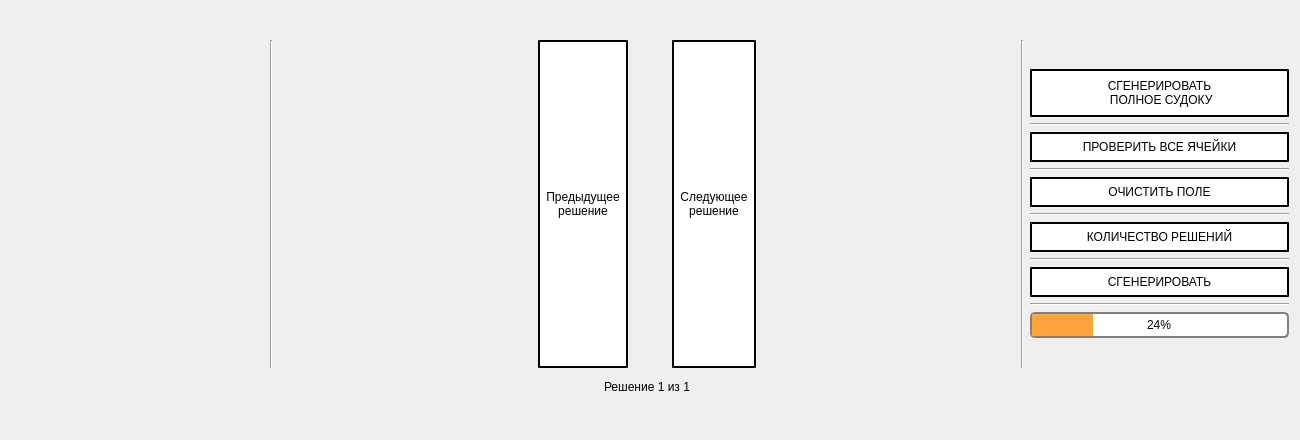
<?xml version="1.0" encoding="UTF-8"?>
<ui version="4.0">
 <class>MainWindow</class>
 <widget class="QMainWindow" name="MainWindow">
  <property name="geometry">
   <rect>
    <x>0</x>
    <y>0</y>
    <width>1300</width>
    <height>440</height>
   </rect>
  </property>
  <property name="sizePolicy">
   <sizepolicy hsizetype="Expanding" vsizetype="Expanding">
    <horstretch>0</horstretch>
    <verstretch>0</verstretch>
   </sizepolicy>
  </property>
  <property name="minimumSize">
   <size>
    <width>1300</width>
    <height>440</height>
   </size>
  </property>
  <property name="maximumSize">
   <size>
    <width>16777215</width>
    <height>16777215</height>
   </size>
  </property>
  <property name="contextMenuPolicy">
   <enum>Qt::NoContextMenu</enum>
  </property>
  <property name="windowTitle">
   <string>Sudoku</string>
  </property>
  <property name="windowIcon">
   <iconset>
    <normaloff>depositphotos_108485338-stock-illustration-sudoku-flat-icon-with-long.jpg</normaloff>depositphotos_108485338-stock-illustration-sudoku-flat-icon-with-long.jpg</iconset>
  </property>
  <property name="whatsThis">
   <string>&lt;html&gt;&lt;head/&gt;&lt;body&gt;&lt;p&gt;background-color: white;&lt;/p&gt;&lt;/body&gt;&lt;/html&gt;</string>
  </property>
  <property name="autoFillBackground">
   <bool>true</bool>
  </property>
  <property name="styleSheet">
   <string notr="true"/>
  </property>
  <widget class="QWidget" name="centralWidget">
   <layout class="QGridLayout" name="gridLayout">
    <item row="1" column="9" rowspan="2">
     <widget class="Line" name="line_6">
      <property name="orientation">
       <enum>Qt::Vertical</enum>
      </property>
     </widget>
    </item>
    <item row="4" column="0">
     <spacer name="verticalSpacer_2">
      <property name="orientation">
       <enum>Qt::Vertical</enum>
      </property>
      <property name="sizeHint" stdset="0">
       <size>
        <width>20</width>
        <height>40</height>
       </size>
      </property>
     </spacer>
    </item>
    <item row="0" column="8">
     <spacer name="verticalSpacer_9">
      <property name="orientation">
       <enum>Qt::Vertical</enum>
      </property>
      <property name="sizeHint" stdset="0">
       <size>
        <width>20</width>
        <height>40</height>
       </size>
      </property>
     </spacer>
    </item>
    <item row="3" column="3" colspan="5">
     <widget class="QLabel" name="label">
      <property name="styleSheet">
       <string notr="true">QLabel {


	text-align:center;
    font: 10pt &quot;Segoe Script&quot;;
    padding: 6px;

}

</string>
      </property>
      <property name="text">
       <string>Решение 1 из 1</string>
      </property>
      <property name="alignment">
       <set>Qt::AlignCenter</set>
      </property>
     </widget>
    </item>
    <item row="1" column="8" rowspan="2">
     <spacer name="horizontalSpacer">
      <property name="orientation">
       <enum>Qt::Horizontal</enum>
      </property>
      <property name="sizeType">
       <enum>QSizePolicy::Expanding</enum>
      </property>
      <property name="sizeHint" stdset="0">
       <size>
        <width>5</width>
        <height>20</height>
       </size>
      </property>
     </spacer>
    </item>
    <item row="1" column="4" rowspan="2" colspan="3">
     <layout class="QGridLayout" name="solutionLayout" columnstretch="0">
      <property name="sizeConstraint">
       <enum>QLayout::SetMaximumSize</enum>
      </property>
     </layout>
    </item>
    <item row="1" column="2" rowspan="2">
     <spacer name="horizontalSpacer_2">
      <property name="orientation">
       <enum>Qt::Horizontal</enum>
      </property>
      <property name="sizeType">
       <enum>QSizePolicy::Expanding</enum>
      </property>
      <property name="sizeHint" stdset="0">
       <size>
        <width>5</width>
        <height>20</height>
       </size>
      </property>
     </spacer>
    </item>
    <item row="1" column="1" rowspan="2">
     <widget class="Line" name="line">
      <property name="orientation">
       <enum>Qt::Vertical</enum>
      </property>
     </widget>
    </item>
    <item row="0" column="6">
     <spacer name="verticalSpacer_7">
      <property name="orientation">
       <enum>Qt::Vertical</enum>
      </property>
      <property name="sizeHint" stdset="0">
       <size>
        <width>20</width>
        <height>40</height>
       </size>
      </property>
     </spacer>
    </item>
    <item row="0" column="2">
     <spacer name="verticalSpacer_6">
      <property name="orientation">
       <enum>Qt::Vertical</enum>
      </property>
      <property name="sizeHint" stdset="0">
       <size>
        <width>20</width>
        <height>40</height>
       </size>
      </property>
     </spacer>
    </item>
    <item row="0" column="10">
     <spacer name="verticalSpacer_8">
      <property name="orientation">
       <enum>Qt::Vertical</enum>
      </property>
      <property name="sizeHint" stdset="0">
       <size>
        <width>20</width>
        <height>40</height>
       </size>
      </property>
     </spacer>
    </item>
    <item row="0" column="0">
     <spacer name="verticalSpacer_5">
      <property name="orientation">
       <enum>Qt::Vertical</enum>
      </property>
      <property name="sizeHint" stdset="0">
       <size>
        <width>20</width>
        <height>40</height>
       </size>
      </property>
     </spacer>
    </item>
    <item row="4" column="10">
     <spacer name="verticalSpacer">
      <property name="orientation">
       <enum>Qt::Vertical</enum>
      </property>
      <property name="sizeHint" stdset="0">
       <size>
        <width>20</width>
        <height>40</height>
       </size>
      </property>
     </spacer>
    </item>
    <item row="1" column="3" rowspan="2">
     <widget class="QPushButton" name="prevDec">
      <property name="sizePolicy">
       <sizepolicy hsizetype="Fixed" vsizetype="Expanding">
        <horstretch>0</horstretch>
        <verstretch>0</verstretch>
       </sizepolicy>
      </property>
      <property name="styleSheet">
       <string notr="true">QPushButton, QLineEdit {
    background-color: white;
    border-style: outset;
    border-width: 2px;

    border-color: rgb(0, 0, 0);
    font: 10pt &quot;Segoe Script&quot;;
    padding: 6px;

}

</string>
      </property>
      <property name="text">
       <string>Предыдущее
решение</string>
      </property>
     </widget>
    </item>
    <item row="1" column="7" rowspan="2">
     <widget class="QPushButton" name="nextDec">
      <property name="sizePolicy">
       <sizepolicy hsizetype="Fixed" vsizetype="Expanding">
        <horstretch>0</horstretch>
        <verstretch>0</verstretch>
       </sizepolicy>
      </property>
      <property name="styleSheet">
       <string notr="true">QPushButton, QLineEdit {
    background-color: white;
    border-style: outset;
    border-width: 2px;

    border-color: rgb(0, 0, 0);
    font: 10pt &quot;Segoe Script&quot;;
    padding: 6px;
}

</string>
      </property>
      <property name="text">
       <string>Следующее
решение</string>
      </property>
     </widget>
    </item>
    <item row="1" column="10" rowspan="2">
     <layout class="QVBoxLayout" name="verticalLayout">
      <item>
       <spacer name="verticalSpacer_10">
        <property name="orientation">
         <enum>Qt::Vertical</enum>
        </property>
        <property name="sizeHint" stdset="0">
         <size>
          <width>20</width>
          <height>40</height>
         </size>
        </property>
       </spacer>
      </item>
      <item>
       <widget class="QPushButton" name="pushButton">
        <property name="styleSheet">
         <string notr="true">QPushButton, QLineEdit {
    background-color: white;
    border-style: outset;
    border-width: 2px;

    border-color: rgb(0, 0, 0);
    font: 10pt &quot;Segoe Script&quot;;
  
    padding: 8px;
}</string>
        </property>
        <property name="text">
         <string>СГЕНЕРИРОВАТЬ
 ПОЛНОЕ СУДОКУ</string>
        </property>
       </widget>
      </item>
      <item>
       <widget class="Line" name="line_2">
        <property name="orientation">
         <enum>Qt::Horizontal</enum>
        </property>
       </widget>
      </item>
      <item>
       <widget class="QPushButton" name="checkCells">
        <property name="styleSheet">
         <string notr="true">QPushButton, QLineEdit {
    background-color: white;
    border-style: outset;
    border-width: 2px;

    border-color: rgb(0, 0, 0);
    font: 10pt &quot;Segoe Script&quot;;
    min-width: 10em;
    padding: 6px;
}</string>
        </property>
        <property name="text">
         <string>ПРОВЕРИТЬ ВСЕ ЯЧЕЙКИ</string>
        </property>
       </widget>
      </item>
      <item>
       <widget class="Line" name="line_3">
        <property name="orientation">
         <enum>Qt::Horizontal</enum>
        </property>
       </widget>
      </item>
      <item>
       <widget class="QPushButton" name="clearField">
        <property name="styleSheet">
         <string notr="true">QPushButton, QLineEdit {
    background-color: white;
    border-style: outset;
    border-width: 2px;

    border-color: rgb(0, 0, 0);
    font: 10pt &quot;Segoe Script&quot;;
    min-width: 10em;
    padding: 6px;
}</string>
        </property>
        <property name="text">
         <string>ОЧИСТИТЬ ПОЛЕ</string>
        </property>
       </widget>
      </item>
      <item>
       <widget class="Line" name="line_5">
        <property name="orientation">
         <enum>Qt::Horizontal</enum>
        </property>
       </widget>
      </item>
      <item>
       <widget class="QPushButton" name="decisions">
        <property name="styleSheet">
         <string notr="true">QPushButton, QLineEdit {
    background-color: white;
    border-style: outset;
    border-width: 2px;

    border-color: rgb(0, 0, 0);
    font: 10pt &quot;Segoe Script&quot;;
    min-width: 10em;
    padding: 6px;
}

</string>
        </property>
        <property name="text">
         <string>КОЛИЧЕСТВО РЕШЕНИЙ</string>
        </property>
       </widget>
      </item>
      <item>
       <widget class="Line" name="line_4">
        <property name="orientation">
         <enum>Qt::Horizontal</enum>
        </property>
       </widget>
      </item>
      <item>
       <widget class="QPushButton" name="generate">
        <property name="styleSheet">
         <string notr="true">QPushButton, QLineEdit {
    background-color: white;
    border-style: outset;
    border-width: 2px;

    border-color: rgb(0, 0, 0);
    font: 10pt &quot;Segoe Script&quot;;
    min-width: 10em;
    padding: 6px;
}
</string>
        </property>
        <property name="text">
         <string>СГЕНЕРИРОВАТЬ</string>
        </property>
       </widget>
      </item>
      <item>
       <widget class="Line" name="line_7">
        <property name="orientation">
         <enum>Qt::Horizontal</enum>
        </property>
       </widget>
      </item>
      <item>
       <widget class="QProgressBar" name="pbProgress">
        <property name="styleSheet">
         <string notr="true">QProgressBar {
    border: 2px solid grey;
    border-radius: 5px;
	text-align: center;
}

QProgressBar::chunk {
  background-color: rgb(255, 163, 58)

}</string>
        </property>
        <property name="value">
         <number>24</number>
        </property>
       </widget>
      </item>
      <item>
       <spacer name="verticalSpacer_4">
        <property name="orientation">
         <enum>Qt::Vertical</enum>
        </property>
        <property name="sizeHint" stdset="0">
         <size>
          <width>20</width>
          <height>40</height>
         </size>
        </property>
       </spacer>
      </item>
     </layout>
    </item>
    <item row="1" column="0" rowspan="2">
     <layout class="QGridLayout" name="tabLayout" columnstretch="10"/>
    </item>
   </layout>
  </widget>
 </widget>
 <layoutdefault spacing="6" margin="11"/>
 <resources/>
 <connections/>
</ui>
